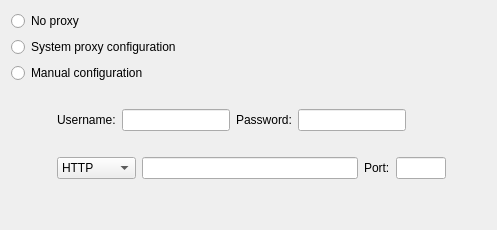
             <widget class="QWidget" name="tab_3">
              <attribute name="title">
               <string>Proxy Configuration</string>
              </attribute>
              <layout class="QGridLayout" name="gridLayout_8">
               <item row="1" column="0" colspan="2">
                <widget class="QRadioButton" name="systemProxy">
                 <property name="text">
                  <string>System proxy configuration</string>
                 </property>
                </widget>
               </item>
               <item row="6" column="0">
                <spacer name="horizontalSpacer_29">
                 <property name="orientation">
                  <enum>Qt::Horizontal</enum>
                 </property>
                 <property name="sizeType">
                  <enum>QSizePolicy::Preferred</enum>
                 </property>
                 <property name="sizeHint" stdset="0">
                  <size>
                   <width>40</width>
                   <height>20</height>
                  </size>
                 </property>
                </spacer>
               </item>
               <item row="8" column="0">
                <spacer name="verticalSpacer_14">
                 <property name="orientation">
                  <enum>Qt::Vertical</enum>
                 </property>
                 <property name="sizeType">
                  <enum>QSizePolicy::MinimumExpanding</enum>
                 </property>
                 <property name="sizeHint" stdset="0">
                  <size>
                   <width>20</width>
                   <height>40</height>
                  </size>
                 </property>
                </spacer>
               </item>
               <item row="0" column="0" colspan="2">
                <widget class="QRadioButton" name="noProxy">
                 <property name="text">
                  <string>No proxy</string>
                 </property>
                </widget>
               </item>
               <item row="6" column="2">
                <spacer name="horizontalSpacer_58">
                 <property name="orientation">
                  <enum>Qt::Horizontal</enum>
                 </property>
                 <property name="sizeType">
                  <enum>QSizePolicy::MinimumExpanding</enum>
                 </property>
                 <property name="sizeHint" stdset="0">
                  <size>
                   <width>40</width>
                   <height>20</height>
                  </size>
                 </property>
                </spacer>
               </item>
               <item row="4" column="0">
                <spacer name="horizontalSpacer_59">
                 <property name="orientation">
                  <enum>Qt::Horizontal</enum>
                 </property>
                 <property name="sizeType">
                  <enum>QSizePolicy::Preferred</enum>
                 </property>
                 <property name="sizeHint" stdset="0">
                  <size>
                   <width>40</width>
                   <height>20</height>
                  </size>
                 </property>
                </spacer>
               </item>
               <item row="2" column="0" colspan="2">
                <widget class="QRadioButton" name="manualProxy">
                 <property name="text">
                  <string>Manual configuration</string>
                 </property>
                </widget>
               </item>
               <item row="4" column="1">
                <layout class="QHBoxLayout" name="horizontalLayout_23">
                 <item>
                  <widget class="QLabel" name="label_38">
                   <property name="text">
                    <string>Username:</string>
                   </property>
                  </widget>
                 </item>
                 <item>
                  <widget class="QLineEdit" name="proxyUsername"/>
                 </item>
                 <item>
                  <widget class="QLabel" name="label_39">
                   <property name="text">
                    <string>Password:</string>
                   </property>
                  </widget>
                 </item>
                 <item>
                  <widget class="QLineEdit" name="proxyPassword">
                   <property name="echoMode">
                    <enum>QLineEdit::Password</enum>
                   </property>
                  </widget>
                 </item>
                 <item>
                  <spacer name="horizontalSpacer_3">
                   <property name="orientation">
                    <enum>Qt::Horizontal</enum>
                   </property>
                   <property name="sizeType">
                    <enum>QSizePolicy::MinimumExpanding</enum>
                   </property>
                   <property name="sizeHint" stdset="0">
                    <size>
                     <width>40</width>
                     <height>20</height>
                    </size>
                   </property>
                  </spacer>
                 </item>
                </layout>
               </item>
               <item row="5" column="0">
                <spacer name="horizontalSpacer_60">
                 <property name="orientation">
                  <enum>Qt::Horizontal</enum>
                 </property>
                 <property name="sizeType">
                  <enum>QSizePolicy::Preferred</enum>
                 </property>
                 <property name="sizeHint" stdset="0">
                  <size>
                   <width>40</width>
                   <height>20</height>
                  </size>
                 </property>
                </spacer>
               </item>
               <item row="6" column="1">
                <layout class="QHBoxLayout" name="horizontalLayout_9">
                 <item>
                  <widget class="QComboBox" name="proxyType">
                   <property name="currentText">
                    <string>HTTP</string>
                   </property>
                   <item>
                    <property name="text">
                     <string>HTTP</string>
                    </property>
                   </item>
                   <item>
                    <property name="text">
                     <string>SOCKS5</string>
                    </property>
                   </item>
                  </widget>
                 </item>
                 <item>
                  <widget class="QLineEdit" name="proxyServer"/>
                 </item>
                 <item>
                  <widget class="QLabel" name="label_37">
                   <property name="text">
                    <string>Port:</string>
                   </property>
                  </widget>
                 </item>
                 <item>
                  <widget class="QLineEdit" name="proxyPort">
                   <property name="maximumSize">
                    <size>
                     <width>50</width>
                     <height>16777215</height>
                    </size>
                   </property>
                  </widget>
                 </item>
                </layout>
               </item>
               <item row="3" column="0">
                <spacer name="horizontalSpacer_61">
                 <property name="orientation">
                  <enum>Qt::Horizontal</enum>
                 </property>
                 <property name="sizeType">
                  <enum>QSizePolicy::Preferred</enum>
                 </property>
                 <property name="sizeHint" stdset="0">
                  <size>
                   <width>40</width>
                   <height>20</height>
                  </size>
                 </property>
                </spacer>
               </item>
              </layout>
             </widget>
